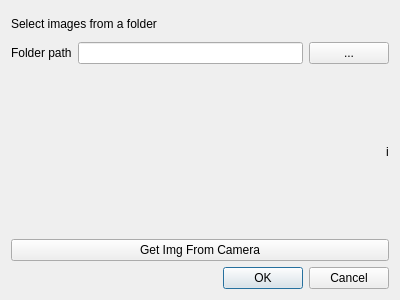
<?xml version="1.0" encoding="UTF-8"?>
<ui version="4.0">
 <class>DialogSetImg</class>
 <widget class="QDialog" name="DialogSetImg">
  <property name="geometry">
   <rect>
    <x>0</x>
    <y>0</y>
    <width>400</width>
    <height>300</height>
   </rect>
  </property>
  <property name="windowTitle">
   <string>Dialog</string>
  </property>
  <layout class="QVBoxLayout" name="verticalLayout">
   <item>
    <layout class="QVBoxLayout" name="verticalLayout_2">
     <item>
      <widget class="QLabel" name="label">
       <property name="maximumSize">
        <size>
         <width>16777215</width>
         <height>25</height>
        </size>
       </property>
       <property name="text">
        <string>Select images from a folder</string>
       </property>
      </widget>
     </item>
     <item>
      <layout class="QVBoxLayout" name="verticalLayout_4">
       <item>
        <layout class="QHBoxLayout" name="horizontalLayout">
         <item>
          <widget class="QLabel" name="label_2">
           <property name="maximumSize">
            <size>
             <width>16777215</width>
             <height>25</height>
            </size>
           </property>
           <property name="text">
            <string>Folder path</string>
           </property>
          </widget>
         </item>
         <item>
          <widget class="QLineEdit" name="label_pathname"/>
         </item>
         <item>
          <widget class="QPushButton" name="btn_findpath">
           <property name="text">
            <string>...</string>
           </property>
          </widget>
         </item>
        </layout>
       </item>
       <item>
        <layout class="QHBoxLayout" name="horizontalLayout_2">
         <item>
          <spacer name="horizontalSpacer">
           <property name="orientation">
            <enum>Qt::Horizontal</enum>
           </property>
           <property name="sizeHint" stdset="0">
            <size>
             <width>40</width>
             <height>20</height>
            </size>
           </property>
          </spacer>
         </item>
         <item>
          <widget class="QLabel" name="label_countfindimg">
           <property name="text">
            <string>i</string>
           </property>
          </widget>
         </item>
        </layout>
       </item>
      </layout>
     </item>
     <item>
      <widget class="QPushButton" name="pushButton_2">
       <property name="text">
        <string>Get Img From Camera</string>
       </property>
      </widget>
     </item>
    </layout>
   </item>
   <item>
    <widget class="QDialogButtonBox" name="buttonBox">
     <property name="orientation">
      <enum>Qt::Horizontal</enum>
     </property>
     <property name="standardButtons">
      <set>QDialogButtonBox::Cancel|QDialogButtonBox::Ok</set>
     </property>
    </widget>
   </item>
  </layout>
 </widget>
 <resources/>
 <connections>
  <connection>
   <sender>buttonBox</sender>
   <signal>accepted()</signal>
   <receiver>DialogSetImg</receiver>
   <slot>accept()</slot>
   <hints>
    <hint type="sourcelabel">
     <x>248</x>
     <y>254</y>
    </hint>
    <hint type="destinationlabel">
     <x>157</x>
     <y>274</y>
    </hint>
   </hints>
  </connection>
  <connection>
   <sender>buttonBox</sender>
   <signal>rejected()</signal>
   <receiver>DialogSetImg</receiver>
   <slot>reject()</slot>
   <hints>
    <hint type="sourcelabel">
     <x>316</x>
     <y>260</y>
    </hint>
    <hint type="destinationlabel">
     <x>286</x>
     <y>274</y>
    </hint>
   </hints>
  </connection>
 </connections>
</ui>
